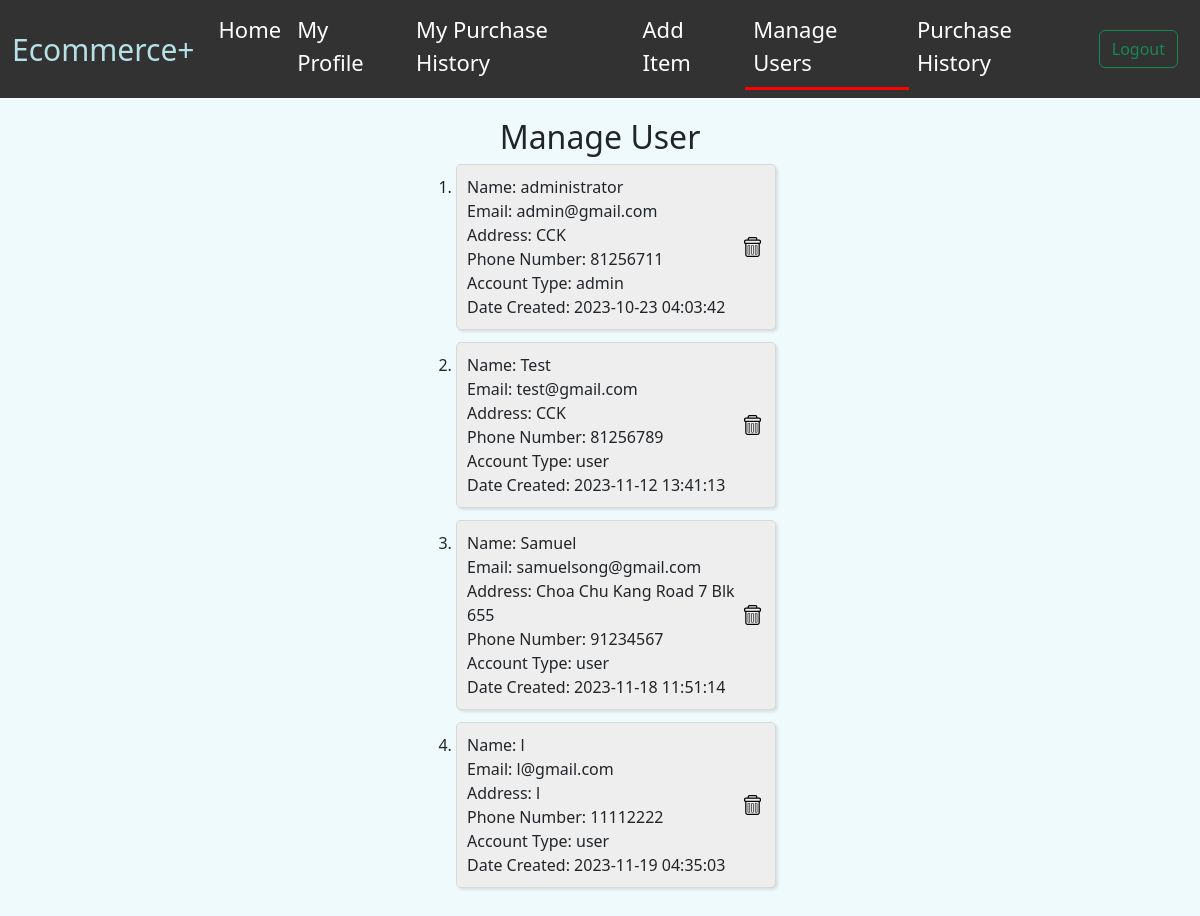
The page /manage_user (signed in) on the database its author committed.
### tables this page shows
CREATE TABLE users (
    user_id INTEGER PRIMARY KEY AUTOINCREMENT,
    first_name varchar(50) NOT NULL,
    last_name varchar(50),
    email varchar(50) NOT NULL UNIQUE,
    password varchar(50) NOT NULL,
    address varchar(100),
    phone_number varchar(20),
    account_type varchar(10) NOT NULL DEFAULT "user",
    time_created DATETIME DEFAULT CURRENT_TIMESTAMP
);

### app.py (the view)
@app.route("/manage_user", methods=["GET", "POST"])
def manage_user():
    try:
        if request.method == "GET":
            conn = get_db_connection()
            users = conn.execute("SELECT * FROM users").fetchall()
            conn.close()
            return render_template("manage_user.html", users=users)
    except Exception as e:
        print(str(e))
        return redirect("/")

### app.py (called while the page is built)
def get_db_connection():
    conn = sqlite3.connect("sql_database.db")
    conn.row_factory = sqlite3.Row
    return conn

### templates/manage_user.html (shortened to what this page needs)
{% extends 'base.html' %}
{% block body %}
<main class="container-fluid main-cart-container">
  <h2>Manage User</h2>
  <div class="user-list">
    <ol>
      {% for user in users %}
      <li>
        <div class="user-box-flex">
          <div class="user-box-description">
            <div class="manage-user-left-section">
              <div class="first-name">
                {% if user.lastname != null %}
                Name: {{ user.first_name + " " + user.last_name }}
                {% else %}
                Name: {{ user.first_name }}
                {% endif %}
              </div>
              <div class="email">
                Email: {{ user.email }}
              </div>
              <div class="address">
                Address: {{ user.address }}
              </div>
              <div class="phone-number">
                  Phone Number: {{ user.phone_number }}
              </div>
              <div class="account_type">
                  Account Type: {{ user.account_type }}
              </div>
              <div class="date-created">
                  Date Created: {{ user.time_created }}
              </div>
            </div>
            <div class="manage-user-right-section">
              <div class="delete-user-container">
                <form class="delete-user-form" action="/delete_user" method="POST">
                  <button class="delete-user-button">
                    <img src="/static/css/icons/trash.svg" alt="delete-user-image" class="delete-user-image">
                  </button>
                </form>
              </div>
            </div>
          </div>
        </div>
      </li>
      {% endfor %}
  </ol>
  </div>
</main>
{% endblock %}

### static/css/main.css (style rules this page uses)
* { margin: 0; padding: 0; }
body, html { height: 100%; font-family: sans-serif; }
.main-cart-container { display: flex; flex-direction: column; align-items: center; }
.delete-cart-container, .delete-user-container { display: flex; justify-content: center; padding-bottom: 5px; padding-right: 5px; }
.delete-cart-form, .delete-user-form { display: flex; justify-content: center; }
.delete-cart-button, .delete-user-button, .delete-product-tag-button { border: none; }
.delete-cart-image, .delete-user-image, .delete-product-tag-image { height: 20px; }
.user-box-flex { display: flex; flex-direction: row; }
.user-box-description { display: flex; flex-direction: row; margin-bottom: 12px; border: solid; border-width: 1px; border-radius: 5px; border-color: rgb(216, 216, 216); background-color: rgb(238, 238, 238); box-shadow: 2px 2px 3px rgba(0, 0, 0, 0.1); width: 320px; padding: 10px 0px 10px 10px; }
.manage-user-left-section { flex: 1; }
.manage-user-right-section { display: flex; width: 40px; justify-content: center; align-items: center; }
body { background-color: #EFFAFD !important; }

### rows shown on the page
users: first_name "administrator", email "admin@gmail.com", address "CCK", phone_number "81256711", account_type "admin", time_created "2023-10-23 04:03:42"
users: first_name "Test", email "test@gmail.com", address "CCK", phone_number "81256789", account_type "user", time_created "2023-11-12 13:41:13"
users: first_name "Samuel", email "samuelsong@gmail.com", address "Choa Chu Kang Road 7 Blk 655", phone_number "91234567", account_type "user", time_created "2023-11-18 11:51:14"
users: first_name "l", email "l@gmail.com", address "l", phone_number "11112222", account_type "user", time_created "2023-11-19 04:35:03"
